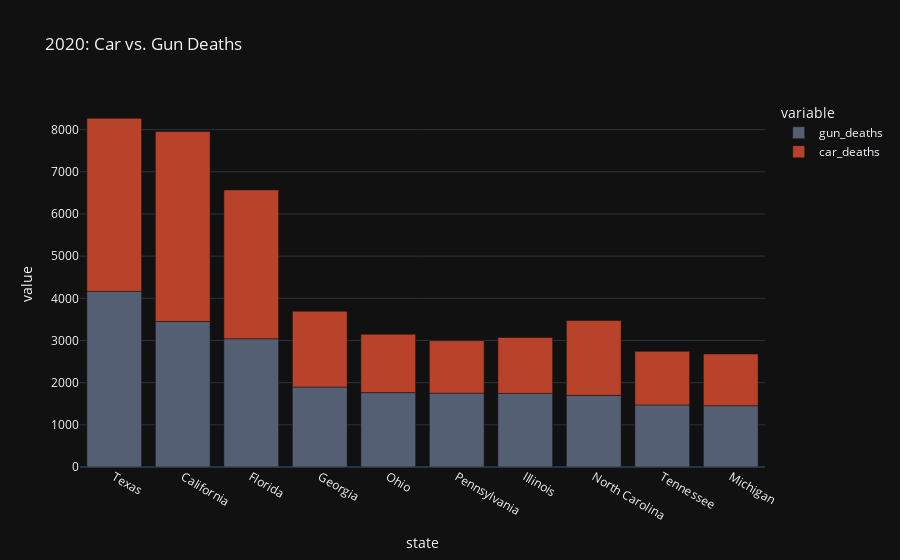

The notebook cell saved with this chart:
### Code cell
px.bar(gun_v_car_df.query("y == 2020").sort_values("gun_deaths", ascending=False).head(10),
       x="state", y=["gun_deaths", "car_deaths"],
       color_discrete_map=COLOR_MAP_TYPE,
       title="2020: Car vs. Gun Deaths")

### Figure 1 — Plotly figure (JSON) as saved in the notebook; plotly's stock layout.template omitted (floating-point values rounded to 4 significant figures)
{"data": [{"alignmentgroup": "True", "hovertemplate": "variable=gun_deaths<br>state=%{x}<br>value=%{y}<extra></extra>", "legendgroup": "gun_deaths", "marker": {"color": "#555f73", "pattern": {"shape": ""}}, "name": "gun_deaths", "offsetgroup": "gun_deaths", "orientation": "v", "showlegend": true, "textposition": "auto", "x": ["Texas", "California", "Florida", "Georgia", "Ohio", "Pennsylvania", "Illinois", "North Carolina", "Tennessee", "Michigan"], "xaxis": "x", "y": [4164, 3449, 3041, 1897, 1764, 1752, 1745, 1699, 1473, 1454], "yaxis": "y", "type": "bar"}, {"alignmentgroup": "True", "hovertemplate": "variable=car_deaths<br>state=%{x}<br>value=%{y}<extra></extra>", "legendgroup": "car_deaths", "marker": {"color": "#b8422a", "pattern": {"shape": ""}}, "name": "car_deaths", "offsetgroup": "car_deaths", "orientation": "v", "showlegend": true, "textposition": "auto", "x": ["Texas", "California", "Florida", "Georgia", "Ohio", "Pennsylvania", "Illinois", "North Carolina", "Tennessee", "Michigan"], "xaxis": "x", "y": [4103, 4505, 3529, 1797, 1383, 1244, 1325, 1774, 1270, 1226], "yaxis": "y", "type": "bar"}], "layout": {"xaxis": {"anchor": "y", "domain": [0.0, 1.0], "title": {"text": "state"}}, "yaxis": {"anchor": "x", "domain": [0.0, 1.0], "title": {"text": "value"}}, "legend": {"title": {"text": "variable"}, "tracegroupgap": 0}, "title": {"text": "2020: Car vs. Gun Deaths"}, "barmode": "relative"}}
